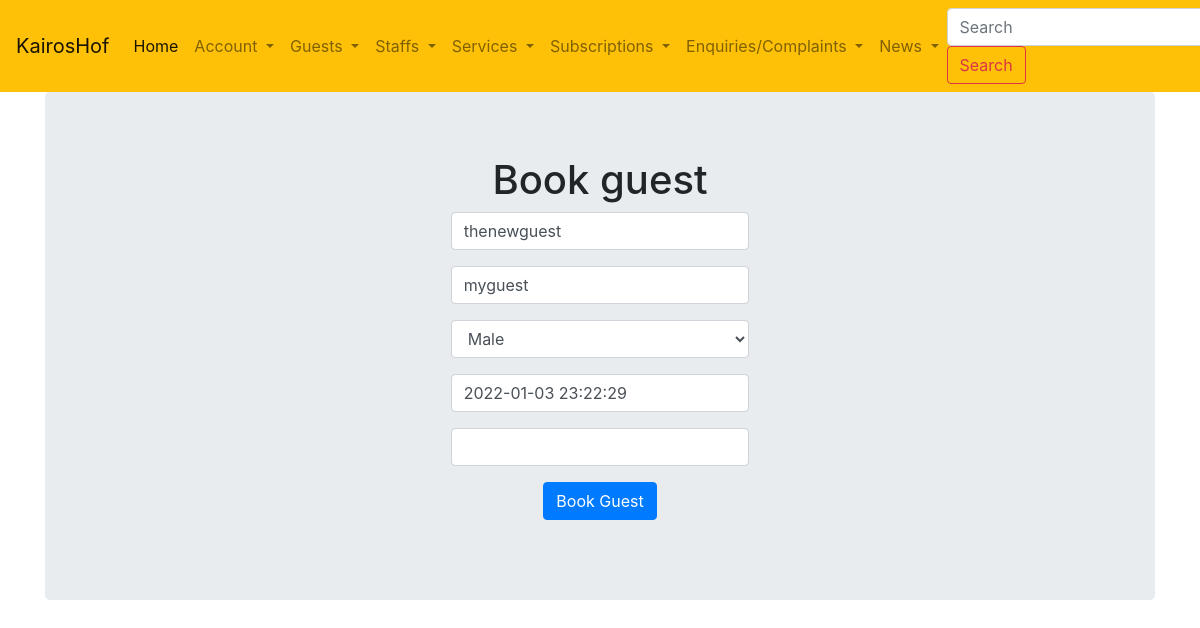
The page /updateGuest/1 (signed in) on the database its author committed.
### estate_management/usermodels.py (models this page shows, shortened)
class Guest(db.Model):
    __tablename__ = 'guests'
    id = db.Column(db.Integer, primary_key=True)
    user_id = db.Column(db.Integer, db.ForeignKey('users.id'))
    visit_date = db.Column(db.DateTime, default=datetime.utcnow)
    firstname = db.Column(db.String, nullable=False)
    lastname = db.Column(db.String, nullable=False)
    gender = db.Column(db.String, nullable=False)
    telephone = db.Column(db.Text, nullable=False)
    guest_code = db.Column(db.String, nullable=False)
    approved = db.Column(db.Boolean,nullable=False, default=False)
    notification_sent = db.Column(db.Boolean,nullable=False, default=False)

### estate_management/core/userviews.py (the view, shortened to what this page needs)
@core.route("/updateGuest/<int:guest_id>", methods=["GET", "POST"])
@login_required
def updateGuest(guest_id):
    telephone = None
    guest = Guest.query.get(guest_id)
    if guest:
        telephone = guest.telephone
    form = GuestForm(request.form, obj=guest)
    return render_template("guest.html", form=form, guests=Guest.query.all())

### estate_management/core/userforms.py
class GuestForm(FlaskForm):
    user_id = IntegerField('Host id')
    visit_date = DateTimeField('Visit Date', default=datetime.today, validators=[DataRequired()])
    firstname = StringField('Firstname', validators=[DataRequired()])
    lastname = StringField('Lastname', validators=[DataRequired()])
    gender = SelectField('Gender', validators=[DataRequired()], choices = [('male','Male'),('female','Female')])
    telephone = StringField('Telephone', validators=[DataRequired()])
    submit = SubmitField("Book Guest")

### estate_management/usermodels.py (called while the page is built)
@login_manager.user_loader
def load_user(user_id):
    return User.query.get(user_id)

### estate_management/templates/guest.html (shortened to what this page needs)
{% extends "layout.html" %}
{% block content %}
<link rel="stylesheet" type="text/css" href="https://cdnjs.cloudflare.com/ajax/libs/intl-tel-input/16.0.4/css/intlTelInput.css" />
<form action="" method="POST">
  <div class="jumbotron">
    <div align='center'>
      <h1 >Book guest</h1>
      <div class="container">
        <form  method="POST" action = "" enctype="multipart/form-data">
          <div class="col-auto my-1">
            <div class="form-group col-md-4">
              {{form.firstname(class='form-control', placeholder="First Name")  }}
            </div>
          </div>
          <div class="col-auto my-1">
            <div class="form-group col-md-4">
              {{form.lastname(class='form-control', placeholder="Last Name")  }}
            </div>
          </div>
          <div class="col-auto my-1">
            <div class="form-group col-md-4">
              {{form.gender(class='form-control')  }}
            </div>
          </div>
          <div class="col-auto my-1">
            <div class="form-group col-md-4">
              {{form.visit_date(class='form-control')  }}
            </div>
          </div>
          <div class="col-auto my-1">
            <div class="form-group col-md-4">
            </div>
          </div>
          <div class="form-group">
              {{ form.submit(class="btn btn-primary") }}
          </div>
        </form>
      </div>
    </div>
  </div>
</form>
{% endblock content %}

### rows shown on the page
Guest: firstname "thenewguest", lastname "myguest", gender "Male", visit_date "2022-01-03 23:22:29"
